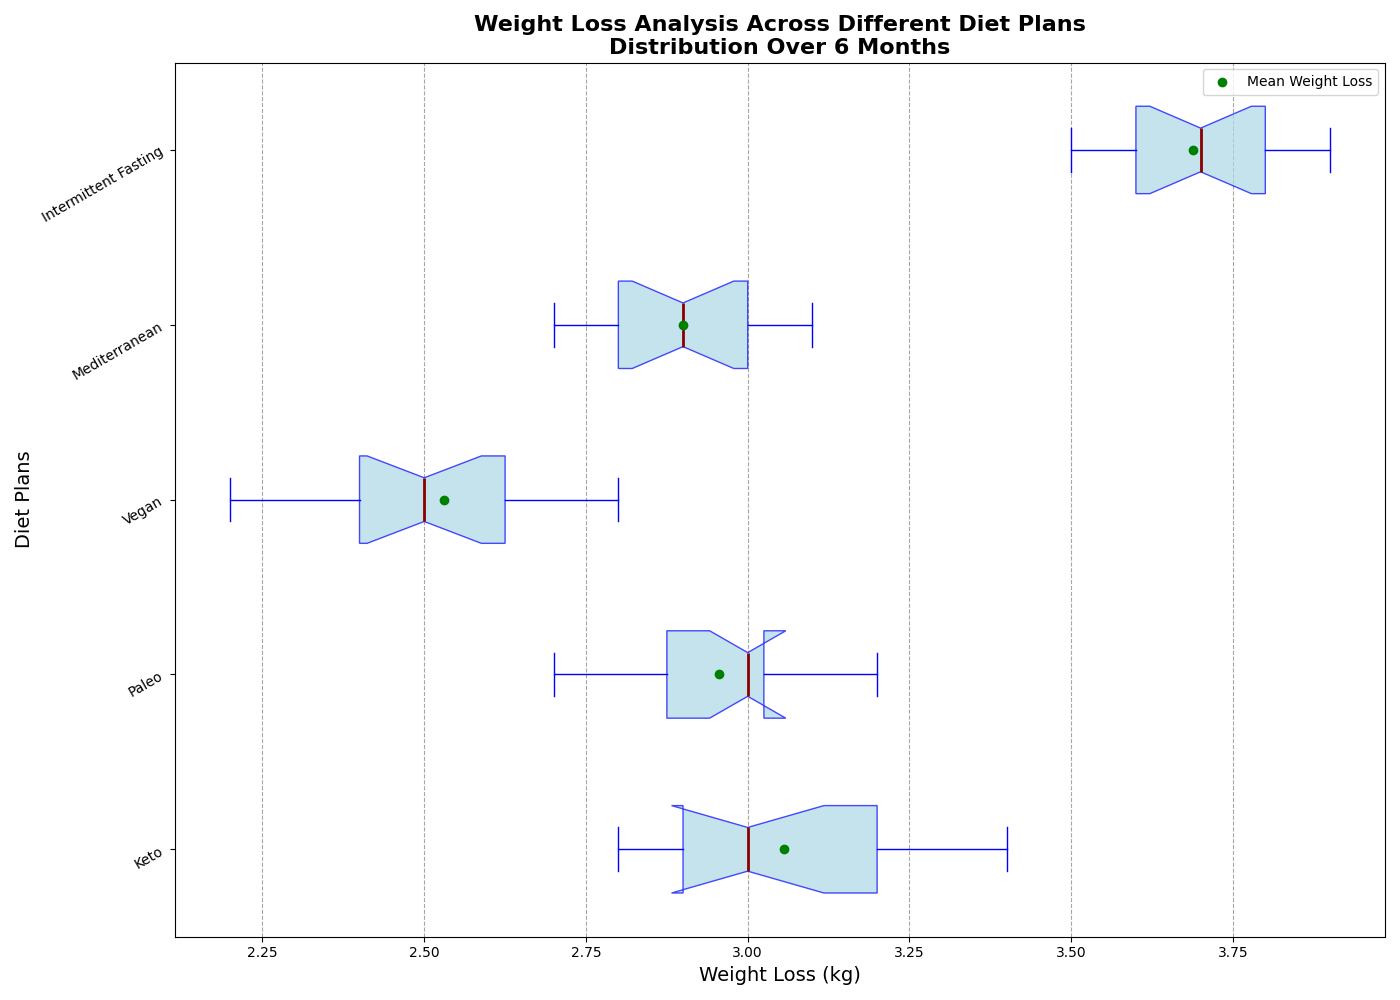

Here is the Python script that generated this plot:
import matplotlib.pyplot as plt
import numpy as np

diets = ['Keto', 'Paleo', 'Vegan', 'Mediterranean', 'Intermittent Fasting']

# Manually shuffled weight loss data for 6 months
keto_weight_loss = [3.3, 3.0, 3.2, 2.9, 3.1, 3.4, 3.0, 3.1, 2.9, 3.3, 2.9, 2.8, 3.0, 3.2, 2.8, 3.0]
paleo_weight_loss = [2.8, 2.7, 2.8, 3.0, 2.9, 3.0, 3.0, 3.1, 3.1, 3.0, 3.1, 2.9, 2.9, 3.2, 3.0, 2.8]
vegan_weight_loss = [2.6, 2.4, 2.5, 2.8, 2.5, 2.6, 2.2, 2.4, 2.7, 2.4, 2.7, 2.5, 2.8, 2.3, 2.5, 2.6]
mediterranean_weight_loss = [3.0, 2.9, 2.9, 3.1, 2.8, 2.9, 2.8, 3.1, 2.8, 2.7, 2.8, 3.0, 3.0, 2.9, 3.0, 2.7]
intermittent_fasting_weight_loss = [3.7, 3.6, 3.7, 3.6, 3.9, 3.9, 3.7, 3.5, 3.7, 3.8, 3.6, 3.5, 3.8, 3.8, 3.5, 3.7]

weight_loss_data = [
    keto_weight_loss, paleo_weight_loss,
    vegan_weight_loss, mediterranean_weight_loss,
    intermittent_fasting_weight_loss
]

fig, ax = plt.subplots(figsize=(14, 10))

bp = ax.boxplot(weight_loss_data, vert=False, notch=True, patch_artist=True,
                labels=diets, 
                boxprops=dict(facecolor='lightblue', color='blue', alpha=0.7),
                whiskerprops=dict(color='blue'),
                capprops=dict(color='blue'),
                medianprops=dict(color='darkred', linewidth=2),
                flierprops=dict(marker='o', color='red', markersize=6, alpha=0.5))

means = [np.mean(data) for data in weight_loss_data]
ax.scatter(means, range(1, len(means) + 1), color='green', zorder=3, label='Mean Weight Loss')

ax.set_title('Weight Loss Analysis Across Different Diet Plans\nDistribution Over 6 Months', fontsize=16, fontweight='bold')
ax.set_xlabel('Weight Loss (kg)', fontsize=14)
ax.set_ylabel('Diet Plans', fontsize=14)

ax.xaxis.grid(True, linestyle='--', which='major', color='grey', alpha=0.7)

plt.yticks(rotation=30, ha='right')

ax.legend(loc='upper right')

plt.tight_layout()

plt.show()
